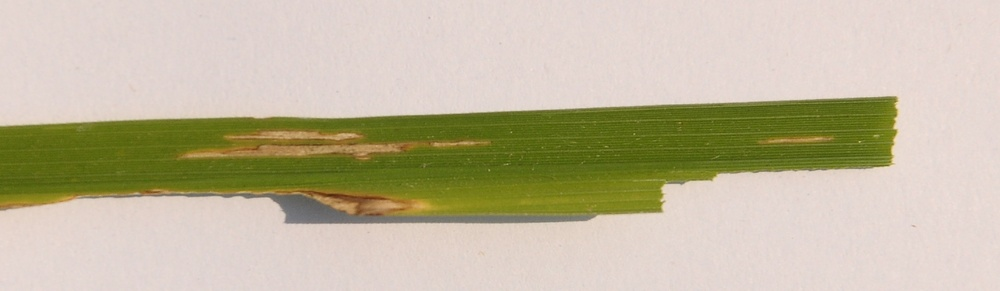
#> input picture Leaf disease/Bacterial leaf blight/DSC_0366.jpg, 1000 x 291 px, shrunk from 3081 x 897 before the run, found by its file name
$ jupyter execute image_mask.ipynb   (shell and % lines are left out)
#> lines starting #> are read from the running program, lines starting #| are printed output that depends on the picture
[cell 1]
import os
from skimage.segmentation import slic
from skimage.segmentation import mark_boundaries
import cv2
import matplotlib.pyplot as plt

[cell 2]
path_image = r'Leaf disease/Bacterial leaf blight/DSC_0366.JPG'
path_mask = r'Leaf disease/Bacterial leaf blight masks/DSC_0366.JPG'

[cell 3]
image = cv2.imread(path_image)
#> image is the input picture: shape (291, 1000, 3); mean B, G, R 159.4, 185.2, 194
mask = cv2.imread(path_mask)

[cell 4]
plt.imshow(image)

[cell 5]
plt.imshow(mask)

[cell 6]
plt.imshow(image * mask)
plt.show()
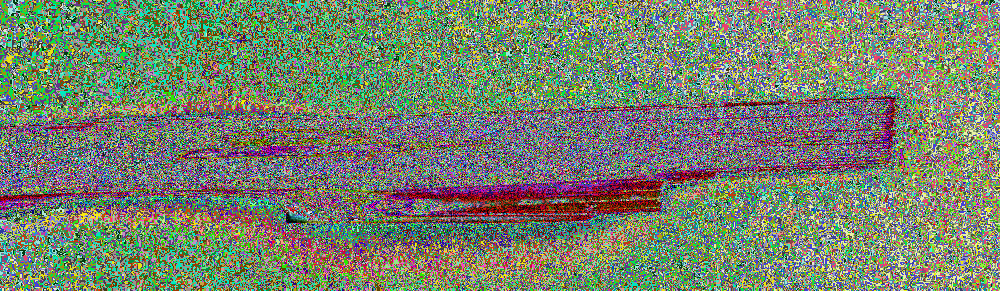
#> shown: shape (291, 1000, 3); mean R, G, B 119.2, 130, 109.9


$ run again, with Leaf disease/Bacterial leaf blight/DSC_0365.JPG copied over Leaf disease/Bacterial leaf blight/DSC_0366.jpg
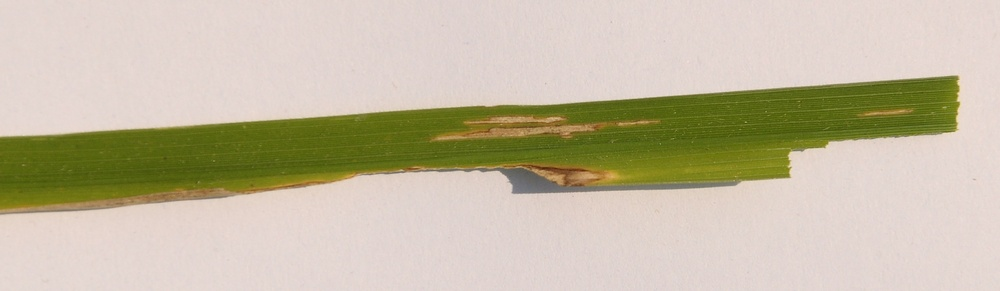
#> input picture Leaf disease/Bacterial leaf blight/DSC_0365.JPG, 1000 x 291 px, shrunk from 3081 x 897 before the run, found by its file name
#> image is the input picture: shape (291, 1000, 3); mean B, G, R 163.8, 187.4, 196.8
#> `plt.show()`:
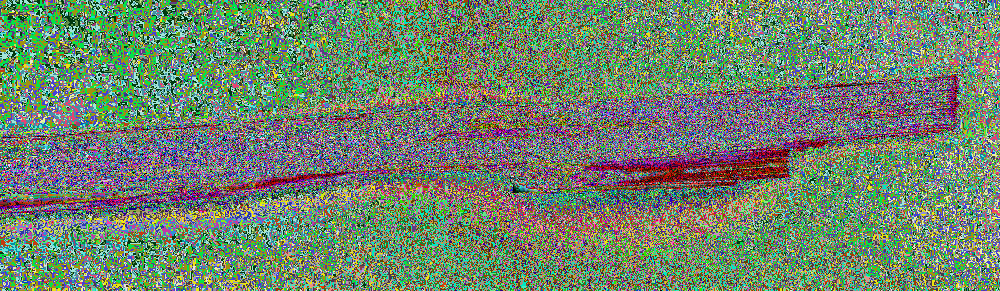
#> shown: shape (291, 1000, 3); mean R, G, B 112.1, 131.1, 109.4

$ run again, with Leaf disease/Bacterial leaf blight/DSC_0367.JPG copied over Leaf disease/Bacterial leaf blight/DSC_0366.jpg
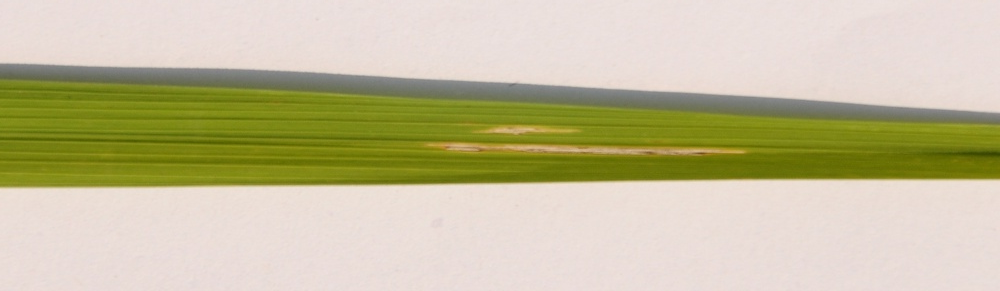
#> input picture Leaf disease/Bacterial leaf blight/DSC_0367.JPG, 1000 x 291 px, shrunk from 3081 x 897 before the run, found by its file name
#> image is the input picture: shape (291, 1000, 3); mean B, G, R 155, 189.8, 196.3
#> `plt.show()`:
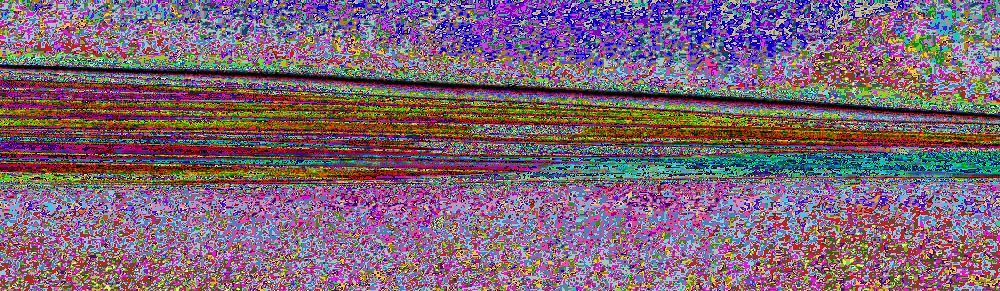
#> shown: shape (291, 1000, 3); mean R, G, B 124.2, 100, 116.8

$ run again, with Leaf disease/Bacterial leaf blight/DSC_0370.jpg copied over Leaf disease/Bacterial leaf blight/DSC_0366.jpg
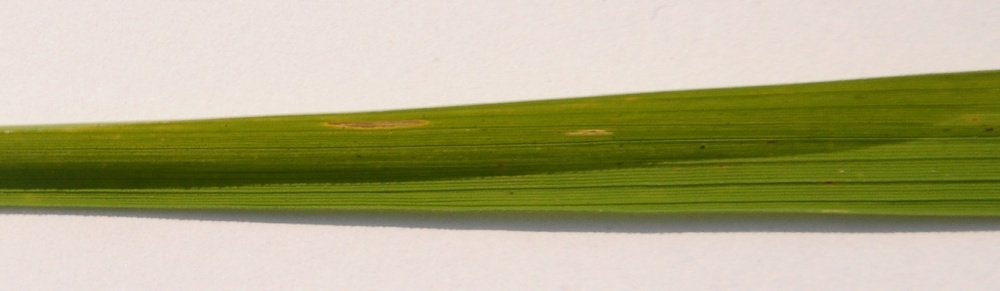
#> input picture Leaf disease/Bacterial leaf blight/DSC_0370.jpg, 1000 x 291 px, shrunk from 3081 x 897 before the run, found by its file name
#> image is the input picture: shape (291, 1000, 3); mean B, G, R 131.3, 171.4, 175
#> `plt.show()`:
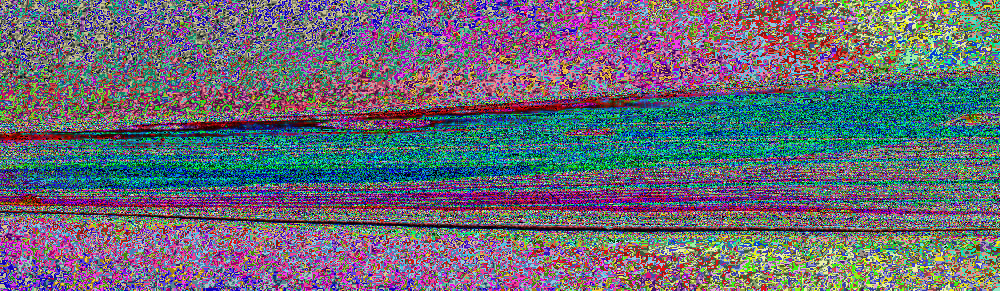
#> shown: shape (291, 1000, 3); mean R, G, B 104.6, 106.5, 118.3
